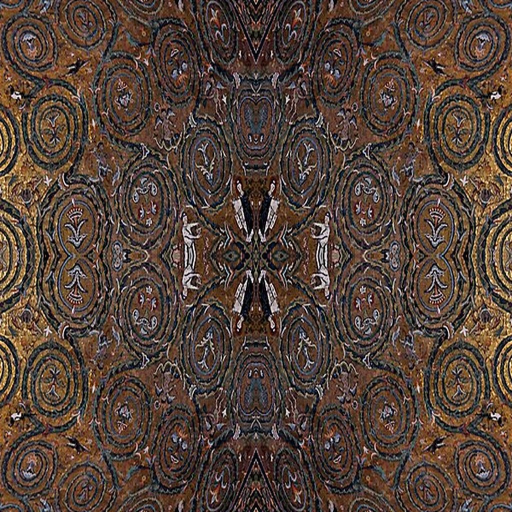
#> input picture art/church_tex_src/tex_mosaic_gold.jpg, 1024 x 1024 px, given in place of t01.png, which was not available (shown at 1/2 size)
$ python tex_ingest_chatgpt.py out.png ../../art/church_tex_src/tex_mosaic_gold.jpg
#> lines starting #> are read from the running program, lines starting #| are printed output that depends on the picture; after the words box and inside, x2 and y2 are one past the last pixel; in counts of white or black regions, pixels touching at a corner belong together
# ChatGPT 질감 원본(PNG ~1254²) -> 심리스 보정·1024 리사이즈·노말/러프니스 유도 -> art/church_tex_src/tex_*.jpg
# 사용: python3 tools/church_web/tex_ingest_chatgpt.py <출력 폴더> <원본 PNG 폴더>   (그다음 art/church_tex_src 로 복사하고 node tools/church_web/build_texpack.mjs)
# 원본 PNG 는 저장소에 넣지 않는다(art/church_tex_src 에는 처리된 JPEG 만).
import numpy as np, sys, os
from PIL import Image
from scipy.ndimage import gaussian_filter
S=sys.argv[2].rstrip('/')+'/'   # 원본 PNG 폴더(t01.png t02.png t06.png t07.png t10.png t13.png t17.png t23.png)
OUT=sys.argv[1]
os.makedirs(OUT, exist_ok=True)

def load(n): return np.array(Image.open(S+n).convert('RGB')).astype(np.float32)
#> called with n = 't01.png'
def smooth(t): return t*t*(3-2*t)

def xfade_axis(a, b, axis):
    """seamless along axis by cross-fading the last b px with the first b px; returns size-b along axis"""
#> called with b = 300, axis = 0
    if axis==1: return xfade_axis(a.transpose(1,0,2), b, 0).transpose(1,0,2)
    W=a.shape[0]; Wp=W-b
#> after `W = a.shape[0]`: W = 1024
#> after `Wp = W - b`: Wp = 724
    out=a[:Wp].copy()
    t=smooth(np.arange(b, dtype=np.float32)/b)[:,None,None]
    # T[x] = t*img[x] + (1-t)*img[x+Wp] for x<b  -> T[0]=img[Wp] (adjacent to T[Wp-1]=img[Wp-1])
    out[:b]=t*a[:b]+(1-t)*a[Wp:Wp+b]
    return out

def resize(a, w, h=None):
#> called with w = 1024
    h=h or w
    im=Image.fromarray(np.clip(a,0,255).astype(np.uint8))
    return np.array(im.resize((w,h), Image.LANCZOS)).astype(np.float32)
#> returned value: shape (1024, 1024, 3) float32

def luma(a): return (a[...,0]*0.299+a[...,1]*0.587+a[...,2]*0.114)
#> returned value: shape (512, 512) float32

def normal_from_height(h, strength, blur=0.8):
#> called with strength = 0.5, blur = 5
    h=gaussian_filter(h, blur, mode='wrap')
    gx=(np.roll(h,-1,1)-np.roll(h,1,1))*0.5
    gy=(np.roll(h,-1,0)-np.roll(h,1,0))*0.5   # d/drow
    nx=-gx*strength; ny=gy*strength; nz=np.ones_like(h)
    l=np.sqrt(nx*nx+ny*ny+nz*nz)
    n=np.stack([nx/l,ny/l,nz/l],-1)
    return ((n*0.5+0.5)*255).astype(np.uint8)
#> returned value: shape (512, 512, 3)

def save_rgb(a, name, q=82):
    Image.fromarray(np.clip(a,0,255).astype(np.uint8)).save(OUT+'/'+name, 'JPEG', quality=q, optimize=True, progressive=False, subsampling=0 if q>=90 else 2)
def save_l(a, name, q=80):
    Image.fromarray(np.clip(a,0,255).astype(np.uint8)).convert('L').save(OUT+'/'+name, 'JPEG', quality=q, optimize=True)
def save_n(n, name): Image.fromarray(n).save(OUT+'/'+name, 'JPEG', quality=68, optimize=True)

def half(a): return resize(a, 512)
def norm01(x): return (x-x.min())/(x.max()-x.min()+1e-6)

# ---------- T-01 Carrara -> marble_white
a=load('t01.png')
a=xfade_axis(xfade_axis(a,300,0),300,1)
a1=resize(a,1024)
save_rgb(a1,'tex_marble_white.jpg',84)
L=luma(resize(a1,512))
# polished: low roughness, veins slightly rougher
r=0.16+0.22*np.clip((235-L)/120,0,1)
save_l(gaussian_filter(r,1.0,mode='wrap')*255,'tex_marble_white_r.jpg')
save_n(normal_from_height(L,0.5,5.0),'tex_marble_white_n.jpg')

# ---------- T-02 checker -> marble_checker : rebuilt so grout is equal everywhere
a=load('t02.png')
#> call 2 of load, with n = 't02.png'
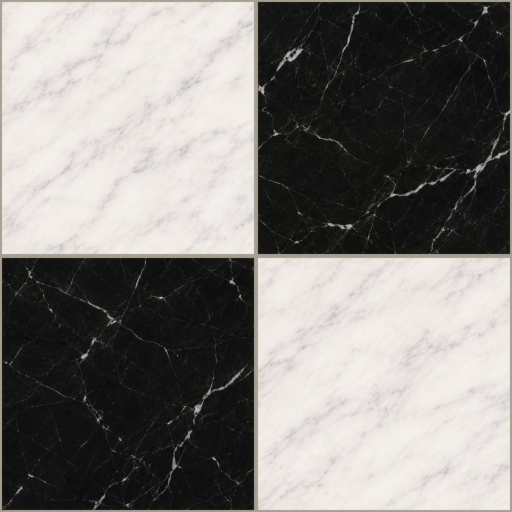
#> input picture art/church_tex_src/tex_marble_checker.jpg, 1024 x 1024 px, given in place of t02.png, which was not available (shown at 1/2 size)
G=8; C=512; I=C-G
cell=a.shape[0]/2.0   # 627
#> cell = 512
groutcol=np.median(a[300:340, 623:631].reshape(-1,3),axis=0)
#> groutcol = [17, 17, 16]
print('t02 grout colour',groutcol)
#| t02 grout colour [17. 17. 16.]
canvas=np.zeros((1024,1024,3),np.float32); canvas[:]=groutcol
for j in range(2):
    for i in range(2):
        x0=int(i*cell+14); x1=int((i+1)*cell-14); y0=int(j*cell+14); y1=int((j+1)*cell-14)
        t=resize(a[y0:y1,x0:x1], I)
        # placed so grout is centred on cell borders: tile occupies [i*C+G/2, (i+1)*C-G/2)
        canvas[j*C+G//2:(j+1)*C-G//2, i*C+G//2:(i+1)*C-G//2]=t
#> this loop made 2 passes
#> pass 1, in resize (call 3), `im=Image.fromarray(np.clip(a,0,255).astype(np.uint8))`:
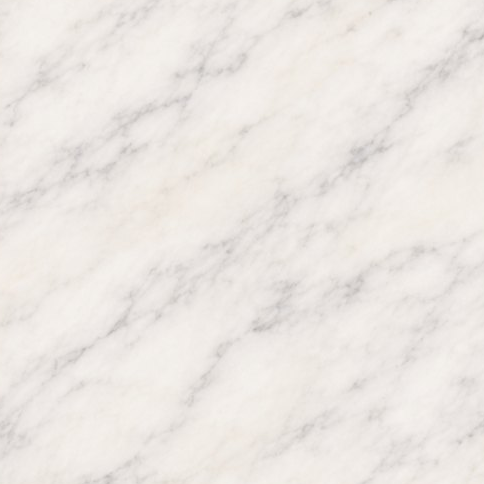
#> im: PIL image 484x484 RGB; mean R, G, B 236.2, 231.3, 227.1
#> pass 1, in resize (call 4), `im=Image.fromarray(np.clip(a,0,255).astype(np.uint8))`:
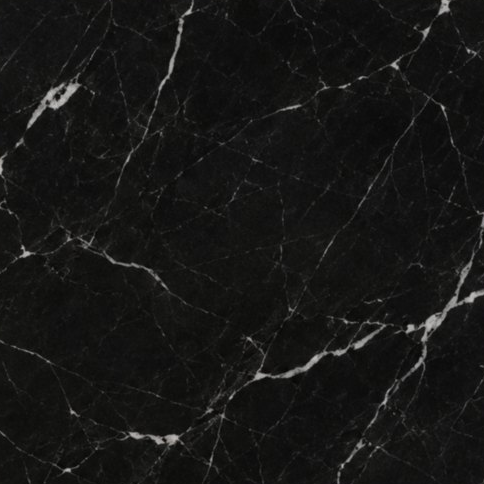
#> im: PIL image 484x484 RGB; mean R, G, B 22.4, 22.4, 21.2
# grout: tiny noise + soften edges
rng=np.random.default_rng(2)
canvas=gaussian_filter(canvas,(0.6,0.6,0))
save_rgb(canvas,'tex_marble_checker.jpg',86)
L=luma(canvas)
mask=np.ones((1024,1024),np.float32)
for k in range(2):
    mask[k*C-G//2:k*C+G//2,:]=0; mask[:,k*C-G//2:k*C+G//2]=0
mask[:G//2,:]=0; mask[-G//2:,:]=0; mask[:,:G//2]=0; mask[:,-G//2:]=0
m5=resize(np.stack([mask*255]*3,-1),512)[...,0]/255
#> in resize (call 7), `im=Image.fromarray(np.clip(a,0,255).astype(np.uint8))`:
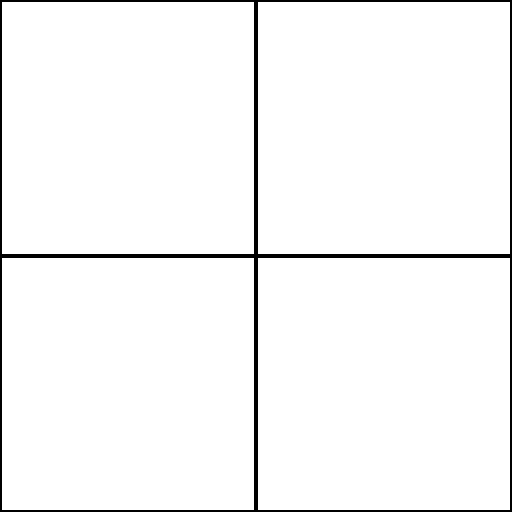
#> im: PIL image 1024x1024 RGB (shown at 1/2 size); 96.9% white; 1 black region, box (x1, y1, x2, y2) and area: (0, 0, 1024, 1024) 32512
h=m5
save_n(normal_from_height(h,2.2,0.9),'tex_marble_checker_n.jpg')
#> call 2 of normal_from_height, with strength = 2.2, blur = 0.9
#> in normal_from_height (call 2), `n=np.stack([nx/l,ny/l,nz/l],-1)`:
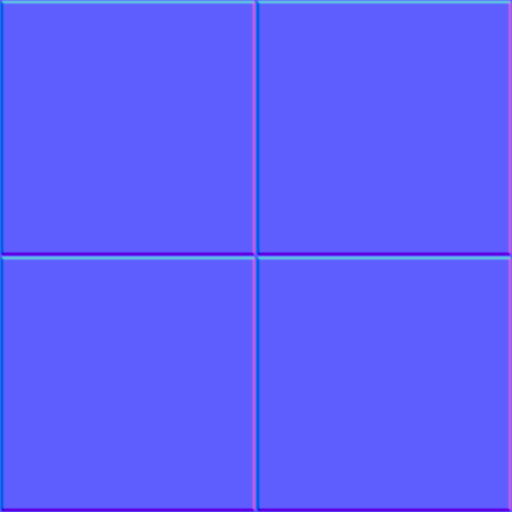
#> n: shape (512, 512, 3) float32; mean of channels 0, 1, 2 -1.99e-12, 9.29e-11, 0.993; drawn with min black and max white
#> in normal_from_height (call 2), `return ((n*0.5+0.5)*255).astype(np.uint8)`:
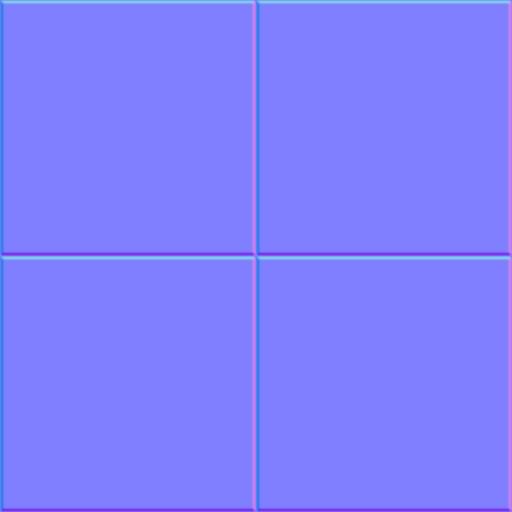
#> returned value: shape (512, 512, 3); mean of channels 0, 1, 2 127, 127, 254; drawn as R, G, B
Lh=luma(resize(canvas,512))
r=np.where(m5>0.5, 0.10+0.15*(Lh/255), 0.8)
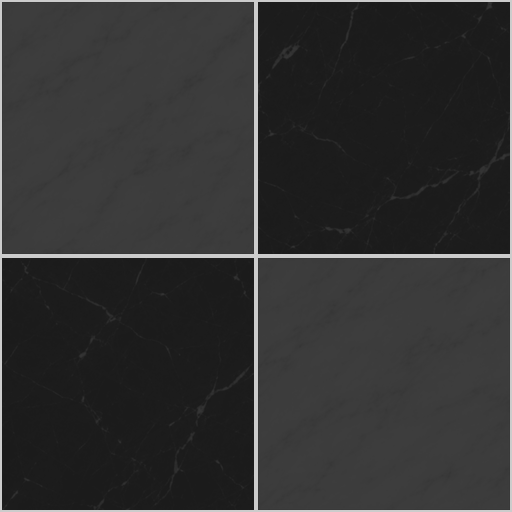
#> r: shape (512, 512) float32; min 0.104, max 0.8, mean 0.194
save_l(gaussian_filter(r,0.8,mode='wrap')*255,'tex_marble_checker_r.jpg')

# ---------- T-06 travertine ashlar -> travertine (rebuilt as running bond, joints align with tile)
a=load('t06.png')
blocks=[(10,616,28,616),(638,1244,28,616),(10,566,631,1216),(638,1244,631,1216)]
slabs=[]
for (x0,x1,y0,y1) in blocks:
    mid=(y0+y1)//2
    for (ya,yb) in ((y0+2,mid-2),(mid+2,y1-2)):
        slabs.append(a[ya:yb,x0+2:x1-2])
#> after the loop, slabs = 8 items
jr=a[618:629, 40:600].reshape(-1,3); jcol=np.percentile(jr,12,axis=0)
#> after `jcol = np.percentile(jr, 12, axis=0)`: jcol = [15, 15, 14]
print('t06 joint colour',jcol)
#| t06 joint colour [15. 15. 14.]
JC=jcol*0.95
#> JC = [14.25, 14.25, 13.3]
rowsH=256; cw=512; jw=6
def make_strip(sl, cols):
    strip=np.zeros((rowsH,1024,3),np.float32); strip[:]=JC
    for k,s in enumerate(sl):
        t=resize(s, cw-jw, rowsH-jw)
        strip[jw//2:rowsH-jw//2, k*cw+jw//2:(k+1)*cw-jw//2]=t
    return strip
order=[[0,5],[2,7],[4,1],[6,3]]
rows=[]
for r_,o in enumerate(order):
    st=make_strip([slabs[i] for i in o],2)
    if r_%2==1: st=np.roll(st,256,axis=1)
    rows.append(st)
#> after the loop, rows = 4 items
tr=np.concatenate(rows,0)
tr=gaussian_filter(tr,(0.5,0.5,0))
Lt=luma(tr)[...,None]
tr=Lt+(tr-Lt)*0.55
tr=tr*1.08
save_rgb(tr,'tex_travertine.jpg',84)
L=luma(resize(tr,512))
jm=np.ones((1024,1024),np.float32)
for r_ in range(4):
    jm[r_*256-3:r_*256+3,:]=0; jm[r_*256:(r_+1)*256-0,:]*=1
jm[-3:,:]=0
for r_ in range(4):
    sh=0 if r_%2==0 else 256
    for k in range(2):
        x=(k*512+sh)%1024
        for dx in range(-3,3): jm[r_*256:(r_+1)*256,(x+dx)%1024]=0
jm5=resize(np.stack([jm*255]*3,-1),512)[...,0]/255
hgt=0.65*jm5*255+0.35*L
save_n(normal_from_height(hgt,0.5,1.4),'tex_travertine_n.jpg')
r=np.where(jm5>0.5,0.55+0.25*(1-L/255),0.9)
save_l(gaussian_filter(r,0.8,mode='wrap')*255,'tex_travertine_r.jpg')

# ---------- T-07 granite ashlar -> granite
a=load('t07.png')
#> (the run stopped early here; a loop or call above may not have finished)
